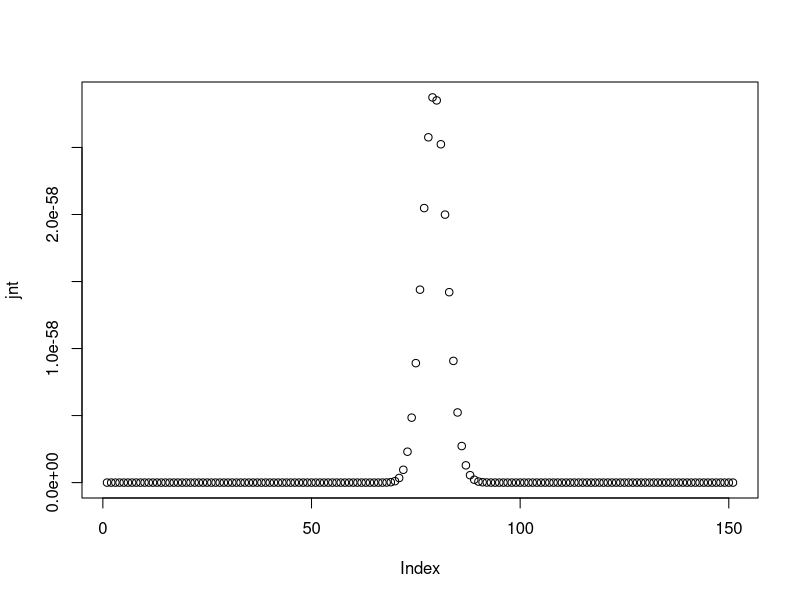
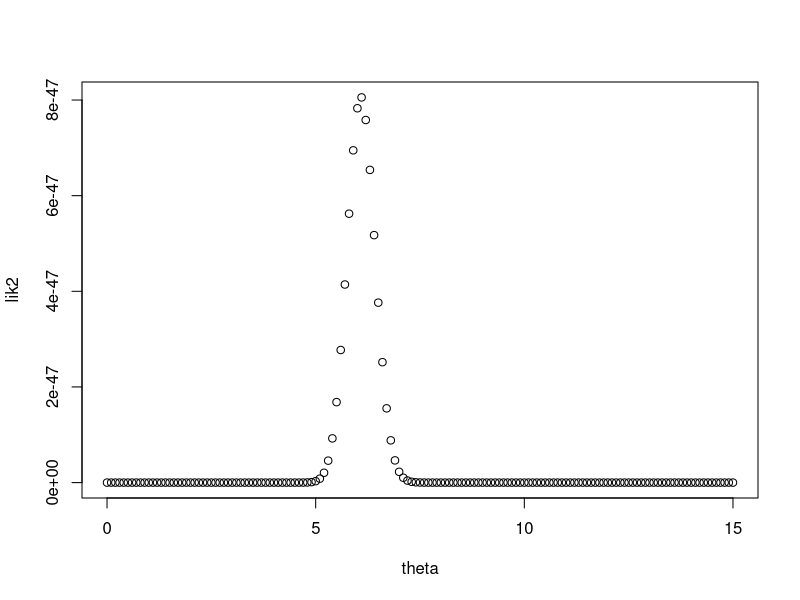
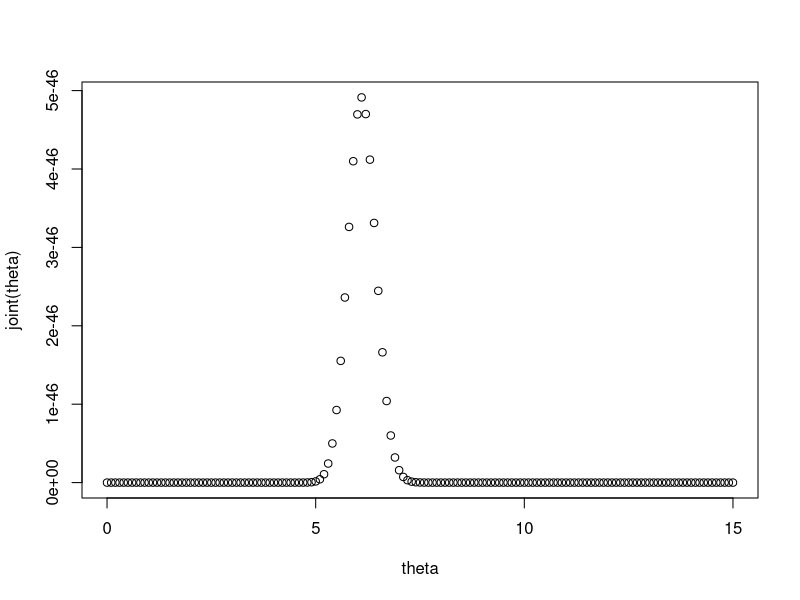
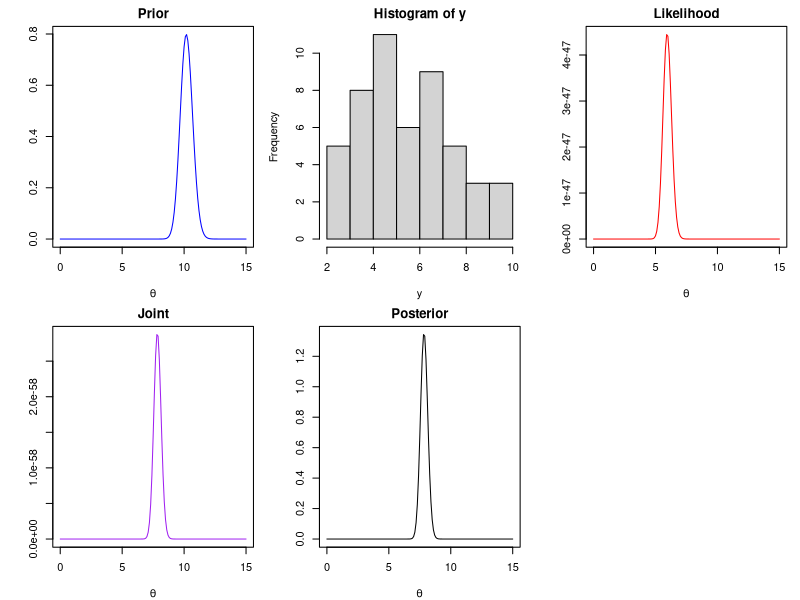

Recreate these plots in R, in order.
## ---- chunk 1
library(tidyverse)
## ---- chunk 2
set.seed(3)

y <- rpois(50, 6.4)
## ---- chunk 3
mu.prior <- 10.2
sigma.prior <- 0.5
## ---- chunk 4
theta <- seq(0, 15, by = 0.1)
lik <- rep(NA, length(theta))

for (i in 1:length(theta)){
    lik[i] <- prod(dpois(y,theta[i]))
}
## ---- chunk 5
alpha.prior <- (mu.prior^2) / (sigma.prior^2)
beta.prior <- mu.prior / (sigma.prior^2)
scale.1 <- 1 / beta.prior
prior <- dgamma(theta, shape = alpha.prior, scale = scale.1)
## ---- chunk 6
jnt <- lik * prior
plot(jnt)
## ---- chunk 7
check.joint <- rgamma(100000, shape = alpha.prior, scale = scale.1)
check.mu <- mean(check.joint)
check.sd <- sd(check.joint)
## ---- chunk 8
liklihood <- function(data, para) {
  lik <- rep(NA, length(para))
  for (i in 1:length(para)){
    lik[i] <- prod(dgamma(data, para[i]))
  }
  return (lik)
}
lik2 <- liklihood(y, theta)
## ---- chunk 9
plot(lik2 ~ theta)
## ---- chunk 10
joint <- function(x) {
  result <- x * lik2
  return(result)
}
plot(joint(theta) ~ theta)
jnt.theta <- joint(theta)
# seems reasonable as you they are joint liklihoods (multiplying one probability by another)
## ---- chunk 11
sum.joint <- sum((lik * prior) * 0.1)
posterior <- ((lik * prior) / sum.joint)
## ---- chunk 12
par(mfrow = c(2, 3), mar = c(4, 4, 2, 1))
plot(theta, prior, type = "l", col = "blue",
     main = "Prior", xlab = expression(theta), ylab = "")
hist(y)
plot(theta, lik, type = "l", col = "red",
     main = "Likelihood", xlab = expression(theta), ylab = "")
plot(theta, jnt, type = "l", col = "purple",
     main = "Joint", xlab = expression(theta), ylab = "")
plot(theta, posterior, type = "l", col = "black",
     main = "Posterior", xlab = expression(theta), ylab = "")
